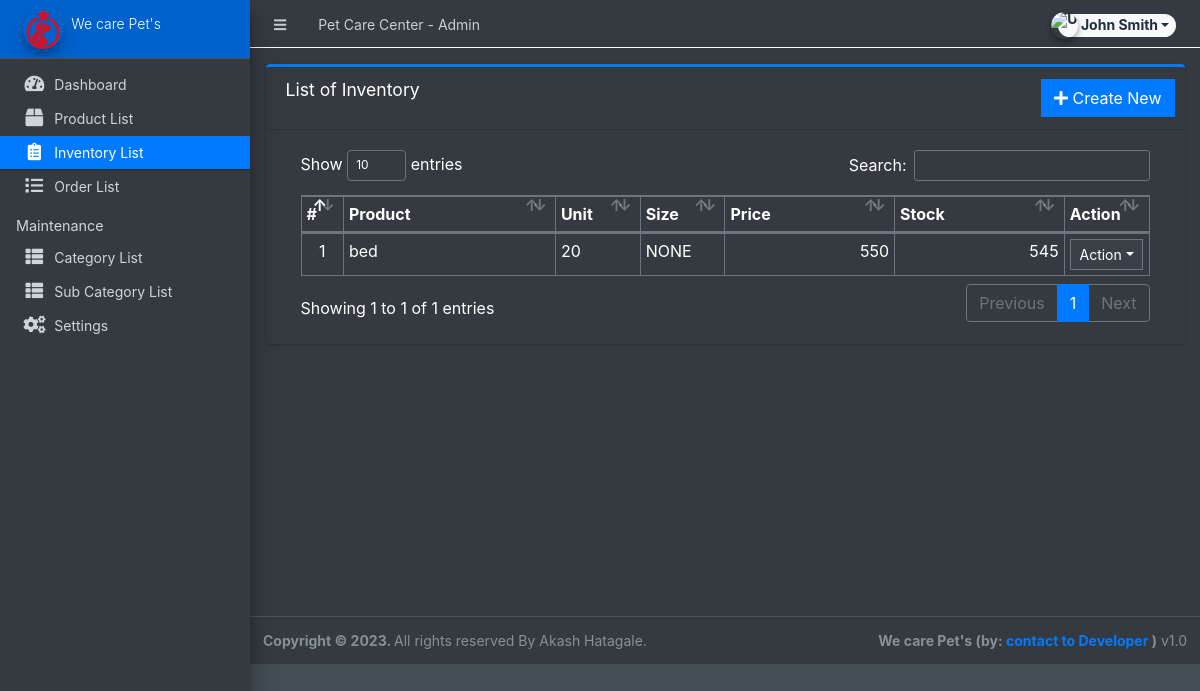
Screenshot of /admin/?page=inventory (signed in) with the database file from the repository.
### tables this page shows
CREATE TABLE `inventory` (
  `id` int(30) NOT NULL,
  `product_id` int(30) NOT NULL,
  `quantity` double NOT NULL,
  `unit` varchar(100) NOT NULL,
  `price` float NOT NULL,
  `size` varchar(250) NOT NULL,
  `date_created` datetime NOT NULL DEFAULT current_timestamp(),
  `date_updated` datetime DEFAULT NULL ON UPDATE current_timestamp()
);

CREATE TABLE `products` (
  `id` int(30) NOT NULL,
  `category_id` int(30) NOT NULL,
  `sub_category_id` int(30) NOT NULL,
  `product_name` varchar(250) NOT NULL,
  `description` text NOT NULL,
  `status` tinyint(1) NOT NULL DEFAULT 1,
  `date_created` datetime NOT NULL DEFAULT current_timestamp()
);

### admin/inventory/index.php (the view, shortened to what this page needs)
<div class="card card-outline card-primary">
	<div class="card-header">
		<h3 class="card-title">List of Inventory</h3>
		<div class="card-tools">
			<a href="?page=inventory/manage_inventory" class="btn btn-flat btn-primary"><span class="fas fa-plus"></span>  Create New</a>
		</div>
	</div>
	<div class="card-body">
		<div class="container-fluid">
        <div class="container-fluid">
			<table class="table table-bordered table-stripped">
				<colgroup>
					<col width="5%">
					<col width="25%">
					<col width="10%">
					<col width="10%">
					<col width="20%">
					<col width="20%">
					<col width="10%">
				</colgroup>
				<thead>
					<tr>
						<th>#</th>
						<th>Product</th>
						<th>Unit</th>
						<th>Size</th>
						<th>Price</th>
						<th>Stock</th>
						<th>Action</th>
					</tr>
				</thead>
				<tbody>
					<?php
					$i = 1;
						$qry = $conn->query("SELECT i.*,p.product_name as product from `inventory` i inner join `products` p on p.id = i.product_id order by unix_timestamp(i.date_created) desc ");
						while($row = $qry->fetch_assoc()):
						$sold = $conn->query("SELECT SUM(ol.quantity) as sold FROM order_list ol inner join orders o on o.id = ol.order_id where ol.product_id='{$row['id']}' and o.`status` != 4 ");
						$sold = $sold->num_rows > 0 ? $sold->fetch_assoc()['sold'] : 0;
						$avail = $row['quantity'] - $sold;
					?>
						<tr>
							<td class="text-center"><?php echo $i++; ?></td>
							<td><?php echo $row['product'] ?></td>
							<td><?php echo $row['unit'] ?></td>
							<td><?php echo $row['size'] ?></td>
							<td class="text-right"><?php echo number_format($row['price']) ?></td>
							<td class="text-right"><?php echo $avail ?></td>
							<td align="center">
								 <button type="button" class="btn btn-flat btn-default btn-sm dropdown-toggle dropdown-icon" data-toggle="dropdown">
				                  		Action
				                  </button>
							</td>
						</tr>
					<?php endwhile; ?>
				</tbody>
			</table>
		</div>
		</div>
	</div>
</div>

### rows the page displays
inventory: product.product_name "bed", unit "20", size "NONE", price "550", quantity "545"

### other values shown
$_settings->info('name') "Pet Care Center"
$_settings->userdata('firstname').' '.$_settings->userdata('lastname') "John Smith"
$_settings->info('short_name') "We care Pet's"
